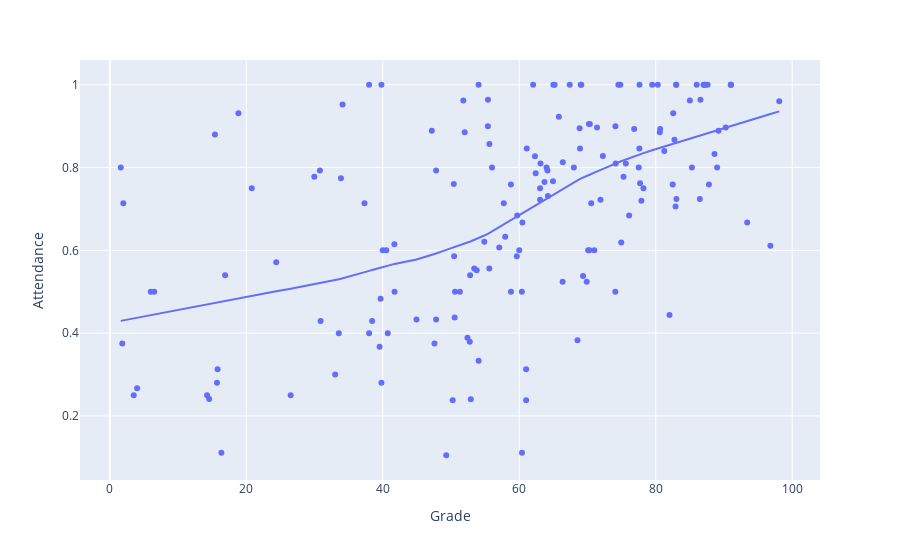

Notebook cell for this chart:
### Code cell
# Create a scatter plot to see if there is a correlation between Attendance and Grades

fig = px.scatter(df_trend, x="Grade", y="Attendance", trendline="lowess")
fig.show()

### Figure 1 — Plotly figure (JSON) as saved in the notebook; plotly's stock layout.template omitted (floating-point values rounded to 4 significant figures; data arrays with more than 128 entries replaced by an {"elided": "..."} marker saying what was removed)
{"data": [{"hovertemplate": "Grade=%{x}<br>Attendance=%{y}<extra></extra>", "legendgroup": "", "marker": {"color": "#636efa", "symbol": "circle"}, "mode": "markers", "name": "", "orientation": "v", "showlegend": false, "type": "scatter", "x": {"elided": "163 float values"}, "xaxis": "x", "y": {"elided": "163 float values"}, "yaxis": "y"}, {"hovertemplate": "<b>LOWESS trendline</b><br><br>Grade=%{x}<br>Attendance=%{y} <b>(trend)</b><extra></extra>", "legendgroup": "", "marker": {"color": "#636efa", "symbol": "circle"}, "mode": "lines", "name": "", "showlegend": false, "type": "scatter", "x": {"elided": "163 float values"}, "xaxis": "x", "y": {"elided": "163 float values"}, "yaxis": "y"}], "layout": {"legend": {"tracegroupgap": 0}, "margin": {"t": 60}, "xaxis": {"anchor": "y", "domain": [0, 1], "title": {"text": "Grade"}}, "yaxis": {"anchor": "x", "domain": [0, 1], "title": {"text": "Attendance"}}}}
